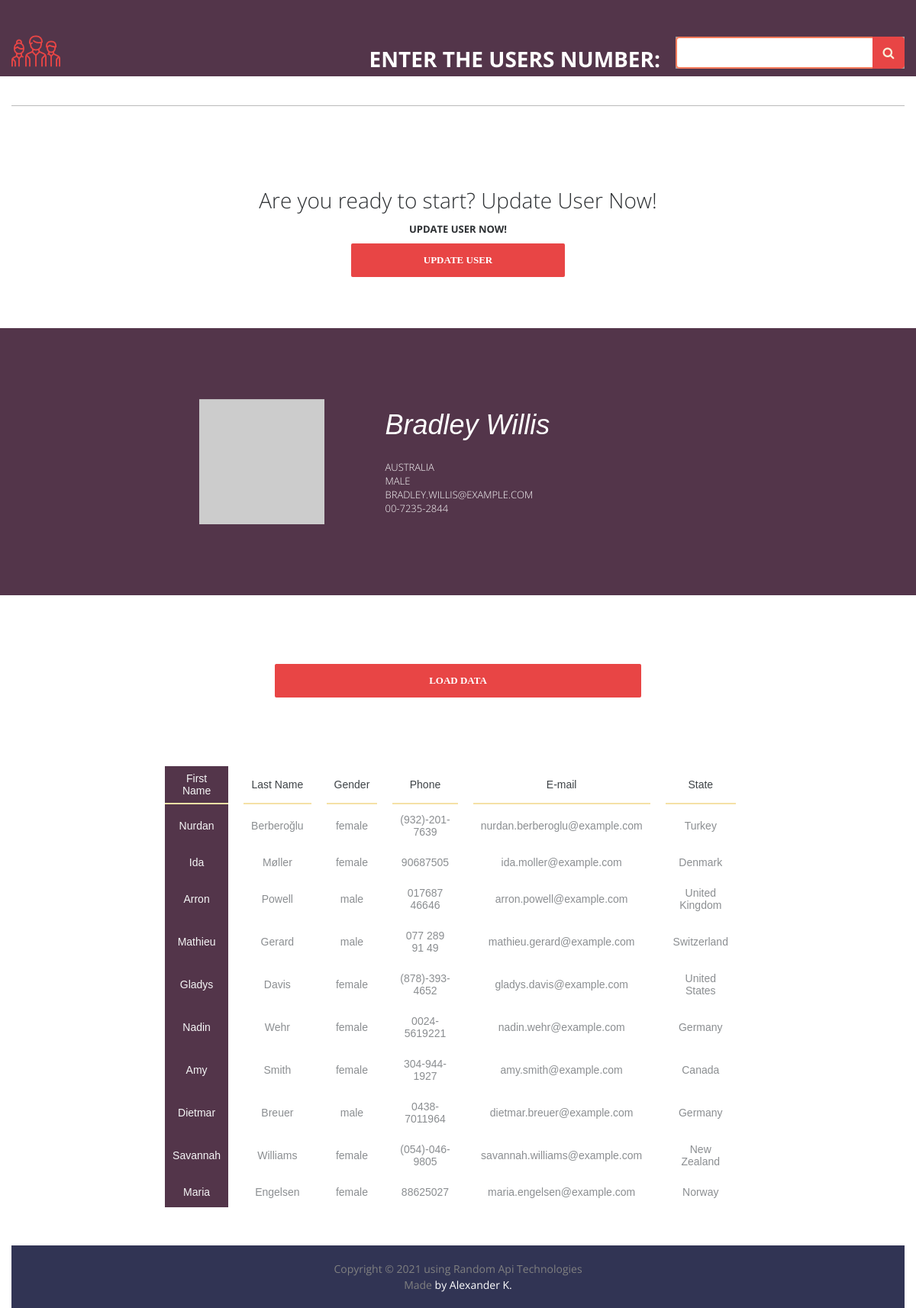
The page / on the database its author committed.
### handler.py (models this page shows)
class User(Model):
    first_name = TextField()
    last_name = TextField()
    gender = TextField()
    phone = TextField()
    email = TextField()
    state = TextField()
    img = TextField()
    class Meta:
        database = db

### index.py (the view)
@app.route("/")
def index():
    data = show_rows()
    return render_template(
        "table_overview.html",
        title="Random user by K",
        rows=[random.choice(data) for _ in range(10)],
        user=random.choice(data),
    )

### handler.py (called while the page is built)
def show_rows() -> List[dict]:
    db.connect()
    users_selected = User.select().order_by(User.id.desc()).dicts().execute()
    row = [user for user in users_selected]
    db.close()
    return row

### templates/table_overview.html (shortened to what this page needs)
<!DOCTYPE html>
<html>
    <head>
        <link rel="stylesheet" href="https://maxcdn.bootstrapcdn.com/font-awesome/4.5.0/css/font-awesome.min.css">
		<link rel="stylesheet" href="static/style.css">
    </head>
    <body>
        <header class="header" id="header">
            <div class="container">
				<div class="header__inner">
					<div class="header__logo">
						<img src="static/img/group.png" alt="">
					</div>
                    <h1 class="header__text">Enter the users number:</h1>
                    <div class="d1">
                        <form>
                            <input type="text" id="text">
                            <button type="button" id="search_form_input"></button>
                        </form>
                    </div>
                </div>
            </div>
        </header>
		<div class="intro" id="intro">
			<div class="container">
				<div class="intro__inner">
					<h3 class="download__title">Are you ready to start? Update User Now!</h3>
					<div class="download__text">
						<p>Update User Now!</p>
					</div>
					<a class="btn btn--long btn--red" id="user_update">Update user</a>
				</div>
			</div>
		</div>
		<div class="reviews" id="reviews">
			<div class="container">
                <div class="reviews__item">
					<div class="reviews__photo">
                        <img class="reviews__img" src="{{ user['img'] }}" alt="" width="40%">
                    </div>
                    <div class="reviews__content">
                        <div class="reviews__text">{{ user['first_name'] }} {{ user['last_name'] }}</div>
						<div class="reviews__author">{{ user['state'] }}</div>
						<div class="reviews__author">{{ user['gender'] }}</div>
						<div class="reviews__author">{{ user['email'] }}</div>
						<div class="reviews__author">{{ user['phone'] }}</div>
                    </div>
                </div>
			</div>
		</div>
		<div class="download">
			<div class="container">
				<a class="btn btn--hide btn--red" id="dwn-btn">Load Data</a>
			</div>
		</div>
		<div id="place_for_suggestions">
			<div class="container">
				<table class="table_col">
					  <colgroup>
							<col style="background-color: #53354a;">
					  </colgroup>
					  <tr>
						  	<th>First Name</th>
						  	<th>Last Name</th>
							<th>Gender</th>
							<th>Phone</th>
							<th>E-mail</th>
							<th>State</th>
					  </tr>
					  {% for row in rows %}
					  <tr>
						  <td id="first_name">{{ row['first_name']}}</td>
						  <td id="last_name">{{ row['last_name']}}</td>
						  <td id="gender">{{ row['gender']}}</td>
						  <td id="phone">{{ row['phone']}}</td>
						  <td id="email">{{ row['email']}}</td>
						  <td id="state">{{ row['state']}}</td>
					  </tr>
					  {% endfor %}
				</table>
			</div>
		</div>
		<footer class="footer">
			<div class="container">
				<div class="copyright">
					<div class="container">
						<div class="copyright__text">
							<div>Copyright © 2021 using Random Api Technologies</div>
							<div>Made <span>by Alexander K.</span></div>
						</div>
					</div>
				</div>
			</div>
		</footer>
    </body>
</html>

### static/style.css (style rules this page uses)
body { margin: 0; font-family: 'Open Sans', sans-serif; font-size: 14px; color: #6c7279; -webkit-font-smoothing: antialiased; background-color: #fff; }
*, *:before, *:after { box-sizing: border-box; }
h1, h2, h3, h4, h5, h6 { margin: 0; }
p { margin: 0 0 10px; }
.container { width: 100%; max-width: 1200px; margin: 0 auto; padding: 0 15px; }
.header { width: 100%; height: 100px; position: absolute; z-index: 1000; top: 0; left: 0; background-color: #53354a; }
.header__inner { display: flex; justify-content: space-between; align-items: center; padding:35px 0; border-bottom: 1px solid #bbb; }
.header__text { margin-left: auto; margin-top: auto; padding-right: 20px; padding-bottom: 7px; text-transform: uppercase; color: #fff; }
form { position: relative; width: 300px; margin: 0 auto; }
.d1 { background: #9E9C9C; }
.d1 input { width: 100%; height: 42px; padding-left: 10px; border: 2px solid #ff7b5a; border-radius: 5px; outline: none; background: #fff; }
.d1 button { position: absolute; top: 0; right: 0px; width: 42px; height: 42px; border: none; background: #e84545; border-radius: 0 5px 5px 0; cursor: pointer; }
.d1 button:before { content: "\f002"; font-family: FontAwesome; font-size: 16px; color: #F9F0DA; }
.intro { display: flex; flex-direction: column; justify-content: center; height: 430px; padding-top: 175px; padding-left: 100px; background: #fff; no-repeat center; background-size: cover; }
.intro__inner { width: 100%; max-width: 970px; margin: 0, auto; text-align: center; }
.btn { display: inline-block; vertical-align: top; padding: 14px 40px; border-radius: 2px; border: 0; cursor: pointer; font-family: 'Raleway'; font-size: 13px; font-weight: 600; color: #fff; text-transform: uppercase; text-decoration: none; text-align: center; transition: background .1s linear; }
.btn--red { background-color: #e84545; }
.btn--long { min-width: 280px; }
.btn--hide { min-width: 480px; }
.reviews { overflow: hidden; background-color: #53354a; }
.reviews__item { display: flex; flex-wrap: wrap; }
.reviews__photo { width: 35%; height: 350px; position: relative; }
.reviews__img { position: absolute; top:50%; right: 0; z-index: 1; transform: translateY(-50%); }
.reviews__content { display: flex; flex-direction: column; justify-content: center; width: 50%; padding-left: 80px; }
.reviews__text { margin-bottom: 25px; font-family: 'Cardo', sans-serif; font-style: italic; font-size: 36px; line-height: 1.2; color: #fff; }
.reviews__author { font-size: 13px; font-weight: 300; text-transform: uppercase; color: #fff; }
.download { margin: 90px 0; text-align: center; }
.download__title { margin-bottom: 10px; font-size: 28px; color: #2d3033; font-weight: 300; }
.download__text { font-size: 13px; color: #2d3033; font-weight: 700; text-transform:uppercase; }
.table_col { font-family: "Lucida Sans Unicode", "Lucida Grande", Sans-Serif; font-size: 14px; width: 660px; background: white; align-items: center; text-align: center; margin: auto; border-collapse: collapse; color: #3E4347; margin-bottom: 50px; }
.table_col th:first-child, .table_col td:first-child { color: #F5F6F6; border-left: none; }
.table_col th { font-weight: normal; border-bottom: 2px solid #F5E1A6; border-right: 20px solid white; border-left: 20px solid white; padding: 8px 10px; }
.table_col td { border-right: 20px solid white; border-left: 20px solid white; padding: 12px 10px; color: #8b8e91; }
.copyright { padding: 20px 0; background-color: #313454; }
.copyright__text { text-align: center; font-size: 14px; line-height: 1.5; color: #808080; }
.copyright__text span { color: #fff; }

### rows shown on the page
User: first_name "Bradley", last_name "Willis", state "AUSTRALIA", gender "MALE", email "BRADLEY.WILLIS@EXAMPLE.COM", phone "00-7235-2844"
User: first_name "Nurdan", last_name "Berberoğlu", gender "female", phone "(932)-201-7639", email "nurdan.berberoglu@example.com", state "Turkey"
User: first_name "Ida", last_name "Møller", gender "female", phone "90687505", email "ida.moller@example.com", state "Denmark"
User: first_name "Arron", last_name "Powell", gender "male", phone "017687 46646", email "arron.powell@example.com", state "United Kingdom"
User: first_name "Mathieu", last_name "Gerard", gender "male", phone "077 289 91 49", email "mathieu.gerard@example.com", state "Switzerland"
User: first_name "Gladys", last_name "Davis", gender "female", phone "(878)-393-4652", email "gladys.davis@example.com", state "United States"
User: first_name "Nadin", last_name "Wehr", gender "female", phone "0024-5619221", email "nadin.wehr@example.com", state "Germany"
User: first_name "Amy", last_name "Smith", gender "female", phone "304-944-1927", email "amy.smith@example.com", state "Canada"
User: first_name "Dietmar", last_name "Breuer", gender "male", phone "0438-7011964", email "dietmar.breuer@example.com", state "Germany"
User: first_name "Savannah", last_name "Williams", gender "female", phone "(054)-046-9805", email "savannah.williams@example.com", state "New Zealand"
User: first_name "Maria", last_name "Engelsen", gender "female", phone "88625027", email "maria.engelsen@example.com", state "Norway"
